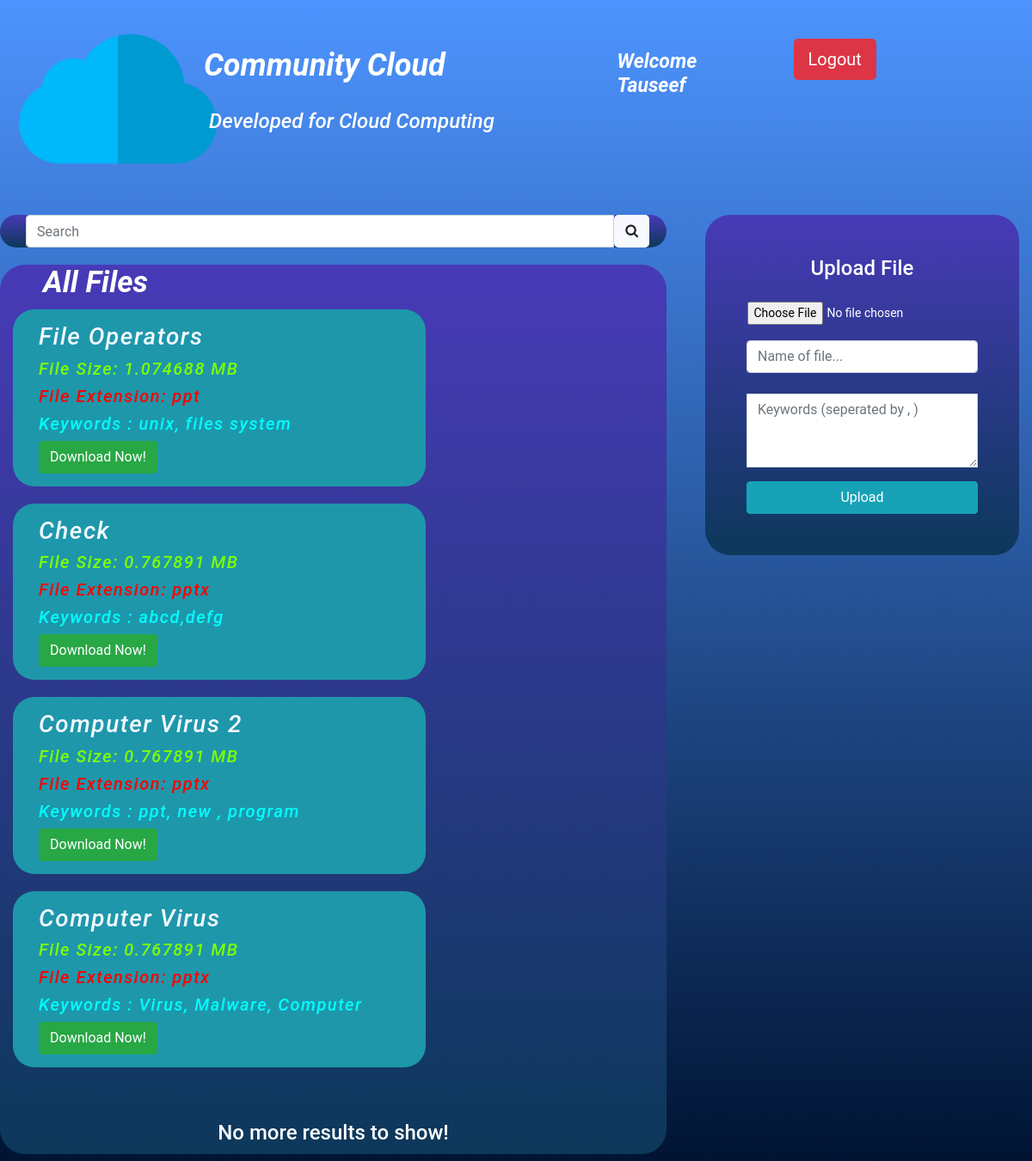
The page /welcome.php (signed in) on the database its author committed.
### tables this page shows
CREATE TABLE `presentations` (
  `id` int(11) NOT NULL,
  `name` varchar(255) NOT NULL,
  `keywords` text NOT NULL,
  `location` varchar(255) NOT NULL,
  `size` varchar(50) NOT NULL,
  `extension` varchar(5) NOT NULL
);

### welcome.php (the view, shortened to what this page needs)
<?php
	require 'config/config.php';
?>
<!DOCTYPE html>
<html>
<head>
  	<link rel="stylesheet" href="https://maxcdn.bootstrapcdn.com/bootstrap/4.4.1/css/bootstrap.min.css">
    <link rel="stylesheet" type="text/css" href="styles.css">
    <link rel="stylesheet" type="text/css" href="https://stackpath.bootstrapcdn.com/font-awesome/4.7.0/css/font-awesome.min.css">
</head>
<body>
	<div class="row">
      <div class="col-md-2">
      <img src="icloud.png" style="width: 230px; height: 230px; margin-left: 22px;">
      </div>
      <div class="col-md-5">
      	<h1 style="margin-top: 55px;
    margin-left: 32px;
    font-size: 36px;
    font-style: italic;
    font-weight: bold;
    color: white;">Community Cloud</h1> <br>
    	<h2 style="margin-top: 0px;
    margin-left: 38px;
    font-size: 24px;
    font-style: italic;
    color: white;"> Developed for Cloud Computing</h2>
	</div>
    <div class="col-md-2">
    	<h4 style="font-style: italic;
    margin-top: 58px;
    font-size: 23px;
    color: white;
    font-weight: bold;"> Welcome <?php echo $_SESSION['username']; ?> </h4>
    </div>
    <div class="col-md-2">
   		<a href="logout.php"><button class="btn btn-danger btn-lg" style="margin-top: 45px;
    margin-left: 0px;"> Logout </button></a>
    </div>
	</div>
	<div class="row">
		<div class="col-md-8">
			<div class="borders">
				<form action="welcome.php" method="POST" style="margin-right: 20px;">
    <div class="input-group">
      <input type="search" class="form-control" placeholder="Search" name="search" style="margin-left: 30px;">
      <div class="input-group-btn">
        <button class="btn btn-default" name="ser" type="submit" style="background: ghostwhite;
    border-radius: 5px; height: 38px;"><i class="fa fa-search" aria-hidden="true"></i></button>
      </div>
    </div>
  </form>
			</div>
			<div class="borders">
			<h2 style="margin-left: 50px;
    color: #fff;
    font-size: 35px;
    font-style: italic;
    font-weight: bold;
    margin-bottom: 0px;">All Files</h2>
  			<?php
  				$query=mysqli_query($con,"SELECT * FROM presentations ORDER BY id DESC");
  				while ($row=mysqli_fetch_array($query))
  				{
  					$file=$row['location'];
  					echo '<div class="presents">
  							<div class="row onefile">
  								<div class="col-md-12">
  									<h3 style="color: aliceblue; font-style: italic;">'.$row['name'].' </h3>
  									<h5 style="color: chartreuse; font-style: italic;">File Size: '.($row['size']/1000000).' MB</h5>
  									<h5 style="color: red; font-style: italic;">File Extension:  '.$row['extension'].'</h5>
  									<h5 style="color: cyan; font-style: italic;">Keywords :  '.$row['keywords'].'</h5>
  									<a href='.$file.' font-style: italic;"><button class="btn btn-success">Download Now!</button></a>
  								</div>
  							</div>
  							</div>';
  				}
  				echo '<br><br> <h4 align="center" style="color: #fff; padding: 10px;">No more results to show! </h4>';
  			?>
			</div>
		</div>
		<div class="col-md-4">
		<div class="borders">
<form class="text-center p-5" method="POST" enctype="multipart/form-data" action="welcome.php">
    <p class="h4 mb-4" style="color: #fff;">Upload File</p>
    <input type="file" name="fileToUpload" id="fileToUpload" style="height: 45px; color: #fff;">
    <input type="text" id="defaultContactFormName" class="form-control mb-4" name="fileNam" placeholder="Name of file..." required>
    <div class="form-group">
        <textarea class="form-control rounded-0" id="exampleFormControlTextarea2" name="keyword" rows="3" placeholder="Keywords (seperated by , )" required></textarea>
    </div>
    <button class="btn btn-info btn-block" name="upload" type="submit">Upload</button>
</form>
		</div>
		</div>
	</div>
</body>
</html>

### styles.css (style rules this page uses)
body { background: linear-gradient(#4d94ff, #001433); background-repeat: no-repeat; background-size: cover; overflow-x: hidden; color: #666666; font-family: "RobotoDraft", "Roboto", sans-serif; font-size: 14px; -webkit-font-smoothing: antialiased; -moz-osx-font-smoothing: grayscale; }
.borders { margin: 0 auto; margin-top: 20px; border: none; background: linear-gradient(#483ab7, #0c385a); border-radius: 29px; margin-right: 15px; }
.presents { width: 500px; margin-left: 20px; letter-spacing: 1.5px; padding: 10px; }
.onefile { background-color: #1e97ab; border-radius: 25px; padding: 15px; width: 100%; }

### rows shown on the page
presentations: name "File Operators", $row['size']/1000000 "1.074688", extension "ppt", keywords "unix, files system"
presentations: name "Check", $row['size']/1000000 "0.767891", extension "pptx", keywords "abcd,defg"
presentations: name "Computer Virus 2", $row['size']/1000000 "0.767891", extension "pptx", keywords "ppt, new , program"
presentations: name "Computer Virus", $row['size']/1000000 "0.767891", extension "pptx", keywords "Virus, Malware, Computer"

### other values the page prints
$_SESSION['username'] "Tauseef"
